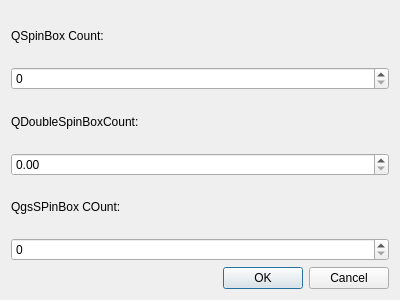
<?xml version="1.0" encoding="UTF-8"?>
<ui version="4.0">
 <class>spinnnerDialogBase</class>
 <widget class="QDialog" name="spinnnerDialogBase">
  <property name="geometry">
   <rect>
    <x>0</x>
    <y>0</y>
    <width>400</width>
    <height>300</height>
   </rect>
  </property>
  <property name="windowTitle">
   <string>spinner</string>
  </property>
  <layout class="QVBoxLayout" name="verticalLayout">
   <item>
    <widget class="QLabel" name="label">
     <property name="text">
      <string>QSpinBox Count: </string>
     </property>
    </widget>
   </item>
   <item>
    <widget class="QSpinBox" name="spinBox"/>
   </item>
   <item>
    <widget class="QLabel" name="label_2">
     <property name="text">
      <string>QDoubleSpinBoxCount: </string>
     </property>
    </widget>
   </item>
   <item>
    <widget class="QDoubleSpinBox" name="doubleSpinBox"/>
   </item>
   <item>
    <widget class="QLabel" name="label_3">
     <property name="text">
      <string>QgsSPinBox COunt: </string>
     </property>
    </widget>
   </item>
   <item>
    <widget class="QgsSpinBox" name="mQgsSpinBox"/>
   </item>
   <item>
    <widget class="QDialogButtonBox" name="button_box">
     <property name="orientation">
      <enum>Qt::Horizontal</enum>
     </property>
     <property name="standardButtons">
      <set>QDialogButtonBox::Cancel|QDialogButtonBox::Ok</set>
     </property>
    </widget>
   </item>
  </layout>
 </widget>
 <customwidgets>
  <customwidget>
   <class>QgsSpinBox</class>
   <extends>QSpinBox</extends>
   <header>qgsspinbox.h</header>
  </customwidget>
 </customwidgets>
 <resources/>
 <connections>
  <connection>
   <sender>button_box</sender>
   <signal>accepted()</signal>
   <receiver>spinnnerDialogBase</receiver>
   <slot>accept()</slot>
   <hints>
    <hint type="sourcelabel">
     <x>20</x>
     <y>20</y>
    </hint>
    <hint type="destinationlabel">
     <x>20</x>
     <y>20</y>
    </hint>
   </hints>
  </connection>
  <connection>
   <sender>button_box</sender>
   <signal>rejected()</signal>
   <receiver>spinnnerDialogBase</receiver>
   <slot>reject()</slot>
   <hints>
    <hint type="sourcelabel">
     <x>20</x>
     <y>20</y>
    </hint>
    <hint type="destinationlabel">
     <x>20</x>
     <y>20</y>
    </hint>
   </hints>
  </connection>
 </connections>
</ui>
